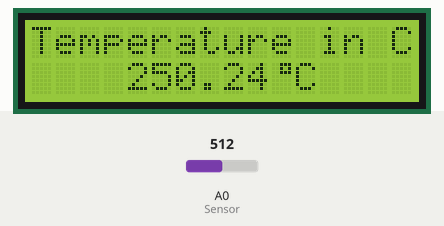
Simulated run of this sketch. Board: Arduino Uno, built with avr-gcc and run on an emulated ATmega328P. On the bench: 16×2 character LCD. The inputs (shaded band) are chosen by the test bench; at power-on: A0 (Sensor) = 512.

Above: at 5.2 s.
5.3 s: A0 (Sensor) set to 716
At 6.7 s:
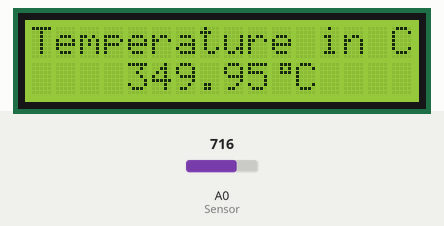
7.6 s: A0 (Sensor) set to 900
At 9.3 s:
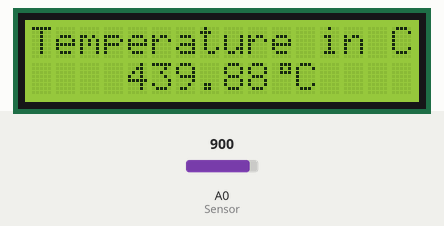
9.6 s: A0 (Sensor) set to 1023
At 10.9 s:
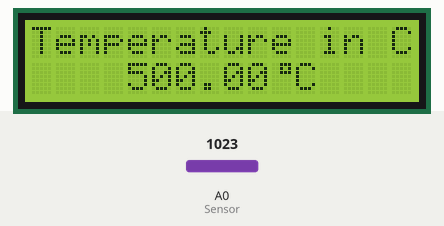
Timing chart, 0 to 12.6 s (numbered marks = the images above; inputs shaded):
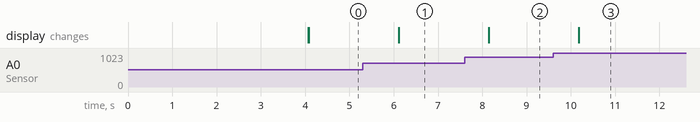

Measured:
- after the input at 5.3 s, the display: changes after 0.82 s (image 1)
- after the input at 7.6 s, the display: changes after 0.55 s (image 2)
- after the input at 9.6 s, the display: changes after 0.58 s (image 3)

The sketch:

digital_thermometer.ino
```cpp
#include<LiquidCrystal.h>
LiquidCrystal lcd(7,6,5,4,3,2);
const int Sensor = A0;
byte degree_symbol[8] =
 {
 0b00111,
 0b00101,
 0b00111,
 0b00000,
 0b00000,
 0b00000,
 0b00000,
 0b00000
 };
void setup()
{
 pinMode(Sensor, INPUT);
 lcd.begin(16,2);
 lcd.createChar(1, degree_symbol);
 lcd.setCursor(0,0);
 lcd.print(" Digital ");
 lcd.setCursor(0,1);
 lcd.print(" Thermometer ");
 delay(4000);
 lcd.clear();
}
void loop()
{

 float temp_reading=analogRead(Sensor);
 float temperature=temp_reading*(5.0/1023.0)*100;
 delay(10);

 lcd.clear();
 lcd.setCursor(0,0);
 lcd.print("Temperature in C");
 lcd.setCursor(4,1);
 lcd.print(temperature);
 lcd.write(1);
 lcd.print("C");
 delay(1000);
}
```
